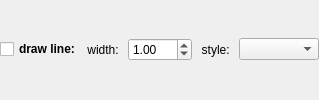
            <widget class="QWidget" name="widLineStyle" native="true">
             <layout class="QGridLayout" name="gridLayout" columnstretch="0,0,0,0,0,0">
              <property name="margin">
               <number>0</number>
              </property>
              <item row="0" column="0" colspan="2">
               <widget class="QCheckBox" name="chkDrawLine">
                <property name="font">
                 <font>
                  <weight>75</weight>
                  <bold>true</bold>
                 </font>
                </property>
                <property name="text">
                 <string>draw line:</string>
                </property>
               </widget>
              </item>
              <item row="0" column="2">
               <widget class="QLabel" name="label_28">
                <property name="text">
                 <string>width: </string>
                </property>
                <property name="alignment">
                 <set>Qt::AlignRight|Qt::AlignTrailing|Qt::AlignVCenter</set>
                </property>
               </widget>
              </item>
              <item row="0" column="3">
               <widget class="QDoubleSpinBox" name="spinLineWidth">
                <property name="prefix">
                 <string/>
                </property>
                <property name="suffix">
                 <string/>
                </property>
                <property name="maximum">
                 <double>100.000000000000000</double>
                </property>
                <property name="singleStep">
                 <double>5.000000000000000</double>
                </property>
                <property name="value">
                 <double>1.000000000000000</double>
                </property>
               </widget>
              </item>
              <item row="0" column="4">
               <widget class="QLabel" name="label_27">
                <property name="text">
                 <string> style: </string>
                </property>
                <property name="alignment">
                 <set>Qt::AlignRight|Qt::AlignTrailing|Qt::AlignVCenter</set>
                </property>
               </widget>
              </item>
              <item row="0" column="5">
               <widget class="LineStyleComboBox" name="cmbLineStyle">
                <property name="sizePolicy">
                 <sizepolicy hsizetype="MinimumExpanding" vsizetype="Fixed">
                  <horstretch>0</horstretch>
                  <verstretch>0</verstretch>
                 </sizepolicy>
                </property>
                <property name="minimumSize">
                 <size>
                  <width>80</width>
                  <height>0</height>
                 </size>
                </property>
               </widget>
              </item>
             </layout>
            </widget>
